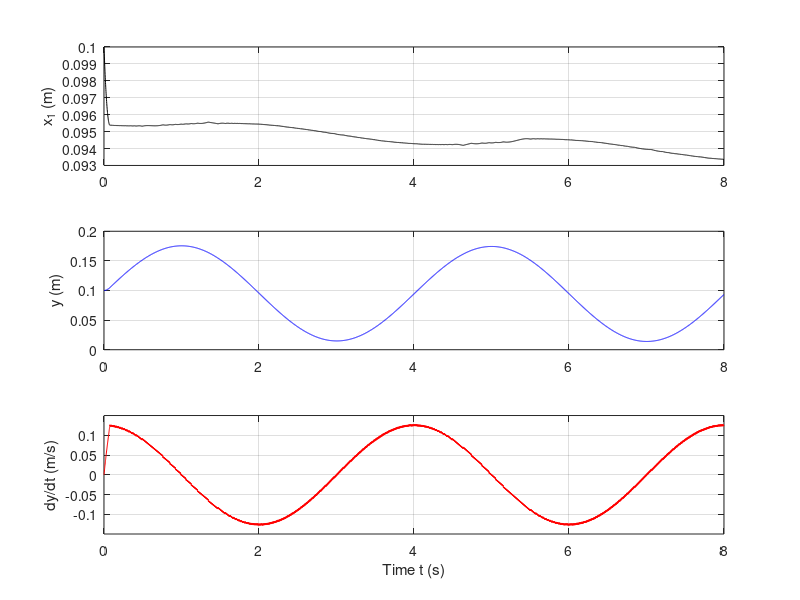

Here is the MATLAB script that generated this plot:
x(1)=0.1;
t(1)=0;
y(1)=0;
n=5000;
tmax=8.;
dt=tmax/n;
Q=1;
R=1;
gamma=1;
e(1)=x(1)-0.08*sin(pi/2*t(1));
u(1)=0;

for i=1:n-1,
    
f2(i)=-6.5*(y(i)-0.08*pi/2*cos(0.5*pi*t(i)))-(0.56+1.85*abs(y(i)-0.08*pi/2*cos(0.5*pi*t(i))))*sign(y(i)-0.08*pi/2*cos(0.5*pi*t(i)))-0.56*sin(28.09*pi*(x(i)-0.08*sin(pi/2*t(i))));
    
g2(i)=1.5;
    
if y(i)-0.08*pi/2*cos(0.5*pi*t(i))>0 | y(i)-0.08*pi/2*cos(0.5*pi*t(i))==0
u(i)=-1/g2(i)*(f2(i)+sqrt(f2(i)^2+Q*g2(i)^2/R));
elseif y(i)-0.08*pi/2*cos(0.5*pi*t(i))<0
u(i)=-1/g2(i)*(f2(i)-sqrt(f2(i)^2+Q*g2(i)^2/R));
end

lim(i)=sqrt(f2(i)^2+Q*g2(i)^2/R);
if lim(i)<1e-6
    err=lim(i)
end   
 
t(i+1)=t(i)+dt;
 
x(i+1)=x(i)+dt*y(i);
dx(i)=(x(i+1)-x(i))/dt;
    
if (y(i)-0.08*pi/2*cos(0.5*pi*t(i)))>0 | (y(i)-0.08*pi/2*cos(0.5*pi*t(i)))==0
y(i+1)=y(i)-dt*((gamma*sqrt(f2(i)^2+Q*g2(i)^2/R))+randn(1)*1e-6-0.08*pi^2/4*sin(0.5*pi*t(i)));
elseif (y(i)-0.08*pi/2*cos(0.5*pi*t(i)))<0
y(i+1)=y(i)+dt*((gamma*sqrt(f2(i)^2+Q*g2(i)^2/R))+randn(1)*1e-6-0.08*pi^2/4*sin(0.5*pi*t(i))); 
end

e(i+1)=x(i+1)-0.08*sin(pi/2*t(i+1));

end
 
f2(n)=-6.5*(y(n)-0.08*pi/2*cos(0.5*pi*t(n)))-(0.56+1.85*abs(y(n)-0.08*pi/2*cos(0.5*pi*t(n))))*sign(y(n)-0.08*pi/2*cos(0.5*pi*t(n)))-0.56*sin(28.09*pi*(x(n)));
    
g2(n)=1.5;
   
if (y(n)-0.08*pi/2*cos(0.5*pi*t(n)))>0 | (y(n)-0.08*pi/2*cos(0.5*pi*t(n)))==0
u(n)=-1/g2(n)*(f2(n)+sqrt(f2(n)^2+Q*g2(n)^2/R));
elseif (y(n)-0.08*pi/2*cos(0.5*pi*t(n)))<0
u(n)=-1/g2(n)*(f2(n)-sqrt(f2(n)^2+Q*g2(n)^2/R));
end

dx(n)=dx(n-1);

for i=1:n-1,
    d2x(i)=(dx(i+1)-dx(i))/dt;  
end

d2x(n)=d2x(n-1);

lim(n)=sqrt(f2(n)^2+Q*g2(n)^2/R);
if lim(n)<1e-6
    err=lim(n)
end   

subplot(3,1,1),plot(t,e,'k-')
%axis([0 8 -4e-3 -2.5e-3])
ylabel('x_1 (m)')
grid
hold on;

subplot(3,1,2),plot(t,x,'b-')
%axis([0 8 -0.1 0.1])
ylabel('y (m)')
grid
hold on;
 
%subplot(2,1,2),plot(t,e,'r-')
subplot(3,1,3),plot(t,dx,'r-')
%subplot(2,1,2),plot(t,d2x,'r-')
axis([0 8 -0.15 0.15])
ylabel('dy/dt (m/s)')
 
xlabel('Time t (s)')
 
grid
exportgraphics(gcf, '/Users/Apple/work/tracking-control-network/research-vault/Research Journal/Paper/figures/images/piezo_position_velocity.png', 'Resolution', 300);
clear all;
